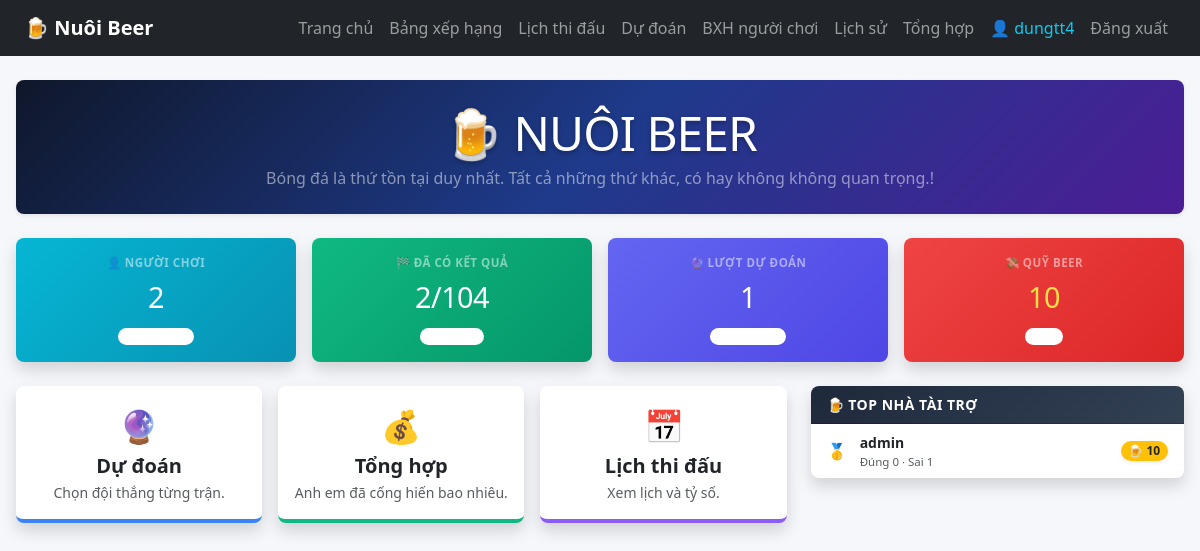
/ (signed in), run on the app's committed database.
### tables this page shows
CREATE TABLE predictions (
            id INTEGER PRIMARY KEY AUTOINCREMENT,
            user_id INTEGER NOT NULL,
            match_no INTEGER NOT NULL,
            predicted_result TEXT NOT NULL,
            created_at TIMESTAMP DEFAULT CURRENT_TIMESTAMP,
            updated_at TIMESTAMP DEFAULT CURRENT_TIMESTAMP,
            UNIQUE(user_id, match_no)
        );

CREATE TABLE users (
            id INTEGER PRIMARY KEY AUTOINCREMENT,
            username TEXT UNIQUE NOT NULL,
            password TEXT NOT NULL,
            role TEXT DEFAULT 'user',
            is_active INTEGER DEFAULT 1,
            created_at TIMESTAMP DEFAULT CURRENT_TIMESTAMP
        );

### app.py (the view)
@app.route("/")
def home():
    if not login_required():
        return redirect("/login")
    conn = get_db()
    stats = {
        "users": conn.execute("SELECT COUNT(*) AS total FROM users WHERE is_active = 1").fetchone()["total"],
        "matches": conn.execute("SELECT COUNT(*) AS total FROM matches").fetchone()["total"],
        "finished_matches": conn.execute("""
            SELECT COUNT(*) AS total
            FROM matches
            WHERE score_home IS NOT NULL AND score_away IS NOT NULL
        """).fetchone()["total"],
        "predictions": conn.execute("SELECT COUNT(*) AS total FROM predictions").fetchone()["total"],
    }
    conn.close()
    summary_list = get_summary_data()
    grand_total = sum(item["total_beer"] for item in summary_list)
    leaderboard = sorted(
        summary_list,
        key=lambda item: item["total_beer"],
        reverse=True
    )[:3]
    stats["grand_total"] = grand_total
    return render_template(
        "index.html",
        stats=stats,
        leaderboard=leaderboard
    )

### app.py (called while the page is built)
def get_db():
    conn = sqlite3.connect(DB_NAME)
    conn.row_factory = sqlite3.Row
    return conn

def get_stage_points(stage):
    conn = get_db()
    row = conn.execute(
        "SELECT beer_points FROM stage_points WHERE stage = ?",
        (stage,)
    ).fetchone()
    conn.close()
    if row:
        return row["beer_points"]
    return 10

def login_required():
    return "user_id" in session

def rows_to_dicts(rows):
    return [dict(row) for row in rows]

def get_matches():
    conn = get_db()
    rows = conn.execute("""
        SELECT
            match_no,
            match_date AS date,
            time_vn,
            stage,
            group_name AS "group",
            home,
            away,
            stadium,
            city,
            score_home,
            score_away,
            handicap_team,
            handicap_value,
            note
        FROM matches
        ORDER BY match_no ASC
    """).fetchall()
    conn.close()
    return rows_to_dicts(rows)

def get_handicap_text(match):
    handicap_team = match.get("handicap_team")
    handicap_value = match.get("handicap_value") or 0
    if not handicap_team or handicap_value == 0:
        return "Đồng banh"
    if handicap_team == "home":
        return f"{match.get('home')} chấp {handicap_value:g}"
    if handicap_team == "away":
        return f"{match.get('away')} chấp {handicap_value:g}"
    return "Đồng banh"

def get_handicap_result(match):
    score_home = match.get("score_home")
    score_away = match.get("score_away")
    if score_home is None or score_away is None:
        return None
    handicap_team = match.get("handicap_team")
    handicap_value = float(match.get("handicap_value") or 0)
    adjusted_home = float(score_home)
    adjusted_away = float(score_away)
    if handicap_team == "home":
        adjusted_home -= handicap_value
    elif handicap_team == "away":
        adjusted_away -= handicap_value
    if adjusted_home > adjusted_away:
        return "home"
    if adjusted_home < adjusted_away:
        return "away"
    return "push"

@app.context_processor
def utility_processor():
    return {
        "get_handicap_text": get_handicap_text
    }

### templates/index.html (shortened to what this page needs)
{% extends "base.html" %}
{% block content %}
<div class="container-fluid py-4 px-3" style="max-width: 1400px; margin: 0 auto;">
  <div class="text-center py-4 mb-4 rounded-3 text-white shadow-sm position-relative overflow-hidden" style="background: linear-gradient(135deg, #0f172a 0%, #1e3a8a 50%, #4c1d95 100%);">
    <h1 class="display-5 fw-extrabold mb-1" style="letter-spacing: -1px; text-shadow: 0 2px 4px rgba(0,0,0,0.3);">🍺 NUÔI BEER</h1>
    <p class="lead text-white-50 mb-0 fw-medium" style="font-size: 1rem;">
      Bóng đá là thứ tồn tại duy nhất. Tất cả những thứ khác, có hay không không quan trọng.!
    </p>
  </div>
  <div class="row g-3 mb-4">
    <div class="col-6 col-md-3">
      <div class="card border-0 shadow rounded-3 h-100 text-white overflow-hidden card-hover" style="background: linear-gradient(135deg, #06b6d4 0%, #0891b2 100%);">
        <div class="card-body p-3 text-center">
          <div class="text-white-50 small fw-bold text-uppercase" style="font-size: 0.72rem; letter-spacing: 0.5px;">👤 Người chơi</div>
          <div class="fw-extrabold my-1" style="font-size: 1.8rem; letter-spacing: -0.5px;">{{ stats.users }}</div>
          <span class="badge bg-white bg-opacity-20 small style-badge">Thành viên</span>
        </div>
      </div>
    </div>
    <div class="col-6 col-md-3">
      <div class="card border-0 shadow rounded-3 h-100 text-white overflow-hidden card-hover" style="background: linear-gradient(135deg, #10b981 0%, #059669 100%);">
        <div class="card-body p-3 text-center">
          <div class="text-white-50 small fw-bold text-uppercase" style="font-size: 0.72rem; letter-spacing: 0.5px;">🏁 Đã có kết quả</div>
          <div class="fw-extrabold my-1" style="font-size: 1.8rem; letter-spacing: -0.5px;">{{ stats.finished_matches }}/{{ stats.matches }}</div>
          <span class="badge bg-white bg-opacity-20 small style-badge">Trận đấu</span>
        </div>
      </div>
    </div>
    <div class="col-6 col-md-3">
      <div class="card border-0 shadow rounded-3 h-100 text-white overflow-hidden card-hover" style="background: linear-gradient(135deg, #6366f1 0%, #4f46e5 100%);">
        <div class="card-body p-3 text-center">
          <div class="text-white-50 small fw-bold text-uppercase" style="font-size: 0.72rem; letter-spacing: 0.5px;">🔮 Lượt dự đoán</div>
          <div class="fw-extrabold my-1" style="font-size: 1.8rem; letter-spacing: -0.5px;">{{ stats.predictions }}</div>
          <span class="badge bg-white bg-opacity-20 small style-badge">Cửa đã đặt</span>
        </div>
      </div>
    </div>
    <div class="col-6 col-md-3">
      <div class="card border-0 shadow rounded-3 h-100 text-white overflow-hidden card-hover" style="background: linear-gradient(135deg, #ef4444 0%, #dc2626 100%);">
        <div class="card-body p-3 text-center">
          <div class="text-white-50 small fw-bold text-uppercase" style="font-size: 0.72rem; letter-spacing: 0.5px;">💸 Quỹ beer</div>
          <div class="fw-extrabold my-1 text-warning" style="font-size: 1.8rem; letter-spacing: -0.5px; color: #fde047 !important;">{{ "{:,.0f}".format(stats.grand_total) }}</div>
          <span class="badge bg-white bg-opacity-20 small style-badge">VND</span>
        </div>
      </div>
    </div>
  </div>
  <div class="row g-4">
    <div class="col-lg-8">
      <div class="row g-3">
        <div class="col-md-4">
          <a href="/du-doan" class="text-decoration-none menu-card-link">
            <div class="card border-0 shadow rounded-3 h-100 position-relative overflow-hidden" style="border-bottom: 4px solid #3b82f6 !important;">
              <div class="card-body text-center p-3">
                <div class="fs-2 mb-1">🔮</div>
                <h5 class="fw-bold text-dark mb-1">Dự đoán</h5>
                <p class="text-muted mb-0 small fw-medium">Chọn đội thắng từng trận.</p>
              </div>
            </div>
          </a>
        </div>
        <div class="col-md-4">
          <a href="/tong-hop" class="text-decoration-none menu-card-link">
            <div class="card border-0 shadow rounded-3 h-100 position-relative overflow-hidden" style="border-bottom: 4px solid #10b981 !important;">
              <div class="card-body text-center p-3">
                <div class="fs-2 mb-1">💰</div>
                <h5 class="fw-bold text-dark mb-1">Tổng hợp</h5>
                <p class="text-muted mb-0 small fw-medium">Anh em đã cống hiến bao nhiêu.</p>
              </div>
            </div>
          </a>
        </div>
        <div class="col-md-4">
          <a href="/lich-thi-dau" class="text-decoration-none menu-card-link">
            <div class="card border-0 shadow rounded-3 h-100 position-relative overflow-hidden" style="border-bottom: 4px solid #8b5cf6 !important;">
              <div class="card-body text-center p-3">
                <div class="fs-2 mb-1">📅</div>
                <h5 class="fw-bold text-dark mb-1">Lịch thi đấu</h5>
                <p class="text-muted mb-0 small fw-medium">Xem lịch và tỷ số.</p>
              </div>
            </div>
          </a>
        </div>
      </div>
    </div>
    <div class="col-lg-4">
  <div class="card border-0 shadow rounded-3 overflow-hidden">
    <div class="card-header text-white fw-bold py-2 px-3 small bg-gradient-mini"
         style="letter-spacing: 0.5px;">
      🍺 TOP NHÀ TÀI TRỢ
    </div>
    <div class="card-body p-0">
      {% for item in leaderboard %}
      <div class="d-flex justify-content-between align-items-center border-bottom py-2 px-3 row-mini-bxh">
        <div class="d-flex align-items-center gap-2">
          <div class="fw-bold" style="width:25px;">
            {% if loop.index == 1 %}
              🥇
            {% elif loop.index == 2 %}
              🥈
            {% elif loop.index == 3 %}
              🥉
            {% endif %}
          </div>
          <div>
            <div class="fw-bold text-dark small">
              {{ item.username }}
            </div>
            <div class="text-muted"
                 style="font-size:0.72rem;">
              Đúng {{ item.correct }}
              · Sai {{ item.wrong }}
            </div>
          </div>
        </div>
        <span class="badge bg-warning text-dark fw-bold shadow-sm"
              style="font-size:0.75rem;">
          🍺 {{ item.total_beer }}
        </span>
      </div>
      {% else %}
      <div class="text-center text-muted py-4 small fw-medium">
        Chưa có dữ liệu thống kê.
      </div>
      {% endfor %}
      </div>
    </div>
  </div>
  </div>
</div>
{% endblock %}

### static/css/style.css (style rules this page uses)
body { background: #f5f7fa; }
.card { border-radius: 16px; }
.badge { border-radius: 999px; }

### templates/index.html (style rules this page uses)
.card-hover { transition: transform 0.2s, box-shadow 0.2s; }
.style-badge { font-size: 0.68rem; font-weight: 600; letter-spacing: 0.3px; padding: 0.3em 0.6em; }
.menu-card-link .card { transition: all 0.2s ease-in-out; }
.bg-gradient-mini { background: linear-gradient(135deg, #1e293b 0%, #334155 100%) !important; }
.row-mini-bxh:last-child { border-bottom: none !important; }

### data on the page
predictions: username "admin", correct "0", wrong "1", total_beer "10"

### other printed values
{{ session.get("username") }} "dungtt4"
{{ stats.users }} "2"
{{ stats.finished_matches }} "2"
{{ stats.matches }} "104"
{{ stats.predictions }} "1"
{{ "{:,.0f}".format(stats.grand_total) }} "10"
